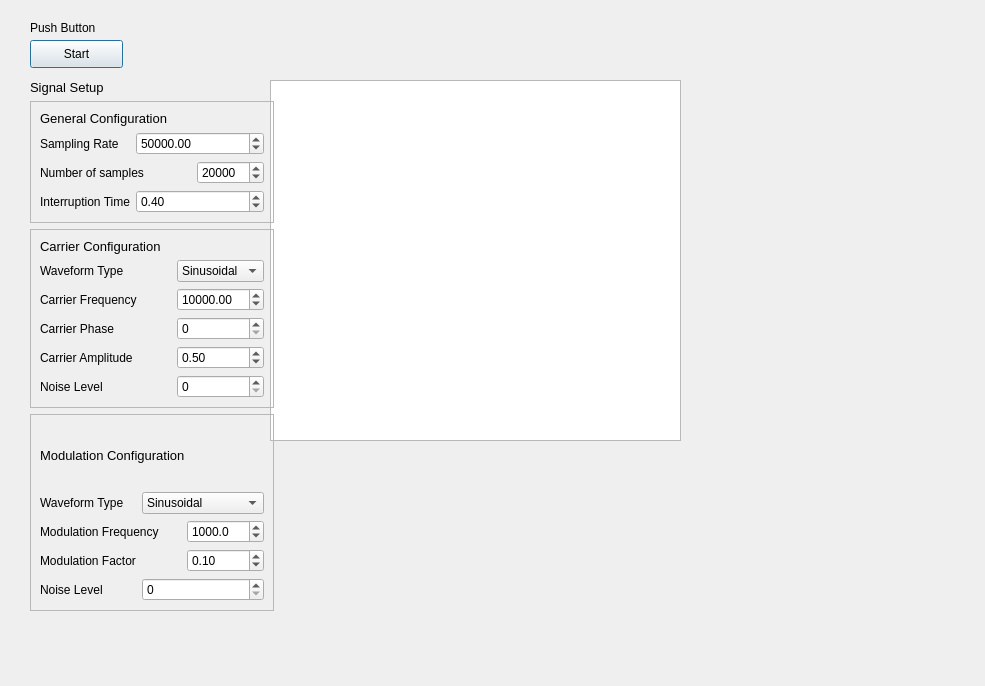
<?xml version="1.0" encoding="UTF-8"?>
<ui version="4.0">
 <class>Dialog</class>
 <widget class="QDialog" name="Dialog">
  <property name="geometry">
   <rect>
    <x>0</x>
    <y>0</y>
    <width>985</width>
    <height>686</height>
   </rect>
  </property>
  <property name="windowTitle">
   <string>Dialog</string>
  </property>
  <widget class="QPushButton" name="StartButton">
   <property name="geometry">
    <rect>
     <x>30</x>
     <y>40</y>
     <width>93</width>
     <height>28</height>
    </rect>
   </property>
   <property name="text">
    <string>Start</string>
   </property>
  </widget>
  <widget class="QLabel" name="label">
   <property name="geometry">
    <rect>
     <x>30</x>
     <y>20</y>
     <width>81</width>
     <height>16</height>
    </rect>
   </property>
   <property name="text">
    <string>Push Button</string>
   </property>
  </widget>
  <widget class="QGraphicsView" name="graphicsView">
   <property name="geometry">
    <rect>
     <x>270</x>
     <y>80</y>
     <width>411</width>
     <height>361</height>
    </rect>
   </property>
  </widget>
  <widget class="QWidget" name="">
   <property name="geometry">
    <rect>
     <x>30</x>
     <y>80</y>
     <width>244</width>
     <height>531</height>
    </rect>
   </property>
   <layout class="QGridLayout" name="gridLayout_6">
    <item row="0" column="0">
     <layout class="QGridLayout" name="gridLayout_4">
      <item row="0" column="0">
       <layout class="QGridLayout" name="gridLayout_2">
        <item row="0" column="0">
         <widget class="QLabel" name="label_2">
          <property name="font">
           <font>
            <pointsize>10</pointsize>
           </font>
          </property>
          <property name="text">
           <string>Signal Setup</string>
          </property>
         </widget>
        </item>
        <item row="1" column="0">
         <widget class="QFrame" name="frame">
          <property name="frameShape">
           <enum>QFrame::StyledPanel</enum>
          </property>
          <property name="frameShadow">
           <enum>QFrame::Raised</enum>
          </property>
          <layout class="QGridLayout" name="gridLayout">
           <item row="0" column="0" colspan="3">
            <widget class="QLabel" name="label_3">
             <property name="font">
              <font>
               <pointsize>10</pointsize>
              </font>
             </property>
             <property name="text">
              <string>General Configuration</string>
             </property>
            </widget>
           </item>
           <item row="1" column="0">
            <widget class="QLabel" name="label_4">
             <property name="text">
              <string>Sampling Rate</string>
             </property>
            </widget>
           </item>
           <item row="1" column="1" colspan="2">
            <widget class="QDoubleSpinBox" name="SpnSampRate">
             <property name="maximum">
              <double>1000000.000000000000000</double>
             </property>
             <property name="value">
              <double>50000.000000000000000</double>
             </property>
            </widget>
           </item>
           <item row="2" column="0" colspan="2">
            <widget class="QLabel" name="label_5">
             <property name="text">
              <string>Number of samples</string>
             </property>
            </widget>
           </item>
           <item row="2" column="2">
            <widget class="QSpinBox" name="SpnNSamples">
             <property name="maximum">
              <number>200000</number>
             </property>
             <property name="singleStep">
              <number>1000</number>
             </property>
             <property name="value">
              <number>20000</number>
             </property>
            </widget>
           </item>
           <item row="3" column="0">
            <widget class="QLabel" name="label_6">
             <property name="text">
              <string>Interruption Time</string>
             </property>
            </widget>
           </item>
           <item row="3" column="1" colspan="2">
            <widget class="QDoubleSpinBox" name="SpnInterruptTime">
             <property name="value">
              <double>0.400000000000000</double>
             </property>
            </widget>
           </item>
          </layout>
         </widget>
        </item>
       </layout>
      </item>
      <item row="1" column="0">
       <widget class="QFrame" name="frame_2">
        <property name="frameShape">
         <enum>QFrame::StyledPanel</enum>
        </property>
        <property name="frameShadow">
         <enum>QFrame::Raised</enum>
        </property>
        <layout class="QGridLayout" name="gridLayout_3">
         <item row="6" column="2">
          <widget class="QSpinBox" name="SpnNoiseLevel"/>
         </item>
         <item row="0" column="0" colspan="3">
          <widget class="QLabel" name="label_7">
           <property name="font">
            <font>
             <pointsize>10</pointsize>
            </font>
           </property>
           <property name="text">
            <string>Carrier Configuration</string>
           </property>
          </widget>
         </item>
         <item row="1" column="2">
          <widget class="QComboBox" name="CmbCarrierType">
           <item>
            <property name="text">
             <string>Sinusoidal</string>
            </property>
           </item>
           <item>
            <property name="text">
             <string>Sqare</string>
            </property>
           </item>
          </widget>
         </item>
         <item row="2" column="0">
          <widget class="QLabel" name="label_10">
           <property name="text">
            <string>Carrier Frequency</string>
           </property>
          </widget>
         </item>
         <item row="4" column="2">
          <widget class="QSpinBox" name="SpnCarrierPhase">
           <property name="maximum">
            <number>360</number>
           </property>
          </widget>
         </item>
         <item row="4" column="0">
          <widget class="QLabel" name="label_9">
           <property name="text">
            <string>Carrier Phase</string>
           </property>
          </widget>
         </item>
         <item row="2" column="2">
          <widget class="QDoubleSpinBox" name="SpnCarrierFreq">
           <property name="maximum">
            <double>400000.000000000000000</double>
           </property>
           <property name="singleStep">
            <double>1000.000000000000000</double>
           </property>
           <property name="value">
            <double>10000.000000000000000</double>
           </property>
          </widget>
         </item>
         <item row="5" column="0" colspan="2">
          <widget class="QLabel" name="label_11">
           <property name="text">
            <string>Carrier Amplitude</string>
           </property>
          </widget>
         </item>
         <item row="6" column="0">
          <widget class="QLabel" name="label_12">
           <property name="text">
            <string>Noise Level</string>
           </property>
          </widget>
         </item>
         <item row="1" column="0" colspan="2">
          <widget class="QLabel" name="label_8">
           <property name="text">
            <string>Waveform Type</string>
           </property>
          </widget>
         </item>
         <item row="5" column="2">
          <widget class="QDoubleSpinBox" name="SpnCarrierAmp">
           <property name="maximum">
            <double>1000.000000000000000</double>
           </property>
           <property name="singleStep">
            <double>0.100000000000000</double>
           </property>
           <property name="value">
            <double>0.500000000000000</double>
           </property>
          </widget>
         </item>
        </layout>
       </widget>
      </item>
     </layout>
    </item>
    <item row="1" column="0">
     <widget class="QFrame" name="frame_4">
      <property name="frameShape">
       <enum>QFrame::StyledPanel</enum>
      </property>
      <property name="frameShadow">
       <enum>QFrame::Raised</enum>
      </property>
      <layout class="QGridLayout" name="gridLayout_5">
       <item row="0" column="0" colspan="3">
        <widget class="QLabel" name="label_18">
         <property name="font">
          <font>
           <pointsize>10</pointsize>
          </font>
         </property>
         <property name="text">
          <string>Modulation Configuration</string>
         </property>
        </widget>
       </item>
       <item row="1" column="0">
        <widget class="QLabel" name="label_20">
         <property name="text">
          <string>Waveform Type</string>
         </property>
        </widget>
       </item>
       <item row="1" column="1" colspan="2">
        <widget class="QComboBox" name="CmbModType">
         <item>
          <property name="text">
           <string>Sinusoidal</string>
          </property>
         </item>
         <item>
          <property name="text">
           <string>Square</string>
          </property>
         </item>
        </widget>
       </item>
       <item row="2" column="0" colspan="2">
        <widget class="QLabel" name="label_19">
         <property name="text">
          <string>Modulation Frequency</string>
         </property>
        </widget>
       </item>
       <item row="2" column="2">
        <widget class="QDoubleSpinBox" name="SpnModFreq">
         <property name="decimals">
          <number>1</number>
         </property>
         <property name="maximum">
          <double>400000.000000000000000</double>
         </property>
         <property name="singleStep">
          <double>1000.000000000000000</double>
         </property>
         <property name="value">
          <double>1000.000000000000000</double>
         </property>
        </widget>
       </item>
       <item row="3" column="0">
        <widget class="QLabel" name="label_21">
         <property name="text">
          <string>Modulation Factor</string>
         </property>
        </widget>
       </item>
       <item row="3" column="2">
        <widget class="QDoubleSpinBox" name="SpnModFactor">
         <property name="singleStep">
          <double>0.100000000000000</double>
         </property>
         <property name="value">
          <double>0.100000000000000</double>
         </property>
        </widget>
       </item>
       <item row="4" column="0">
        <widget class="QLabel" name="label_22">
         <property name="text">
          <string>Noise Level</string>
         </property>
        </widget>
       </item>
       <item row="4" column="1" colspan="2">
        <widget class="QSpinBox" name="SpnModNoiseLevel"/>
       </item>
      </layout>
     </widget>
    </item>
   </layout>
  </widget>
 </widget>
 <resources/>
 <connections/>
</ui>
